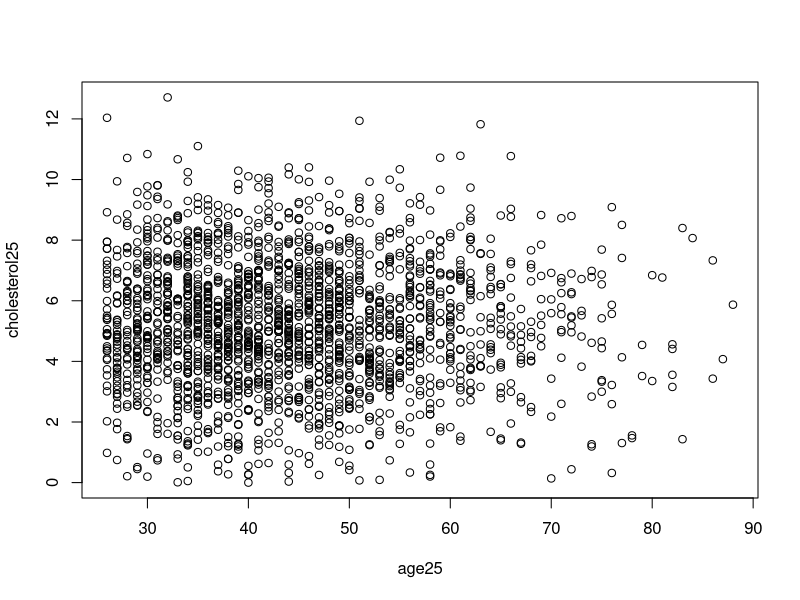
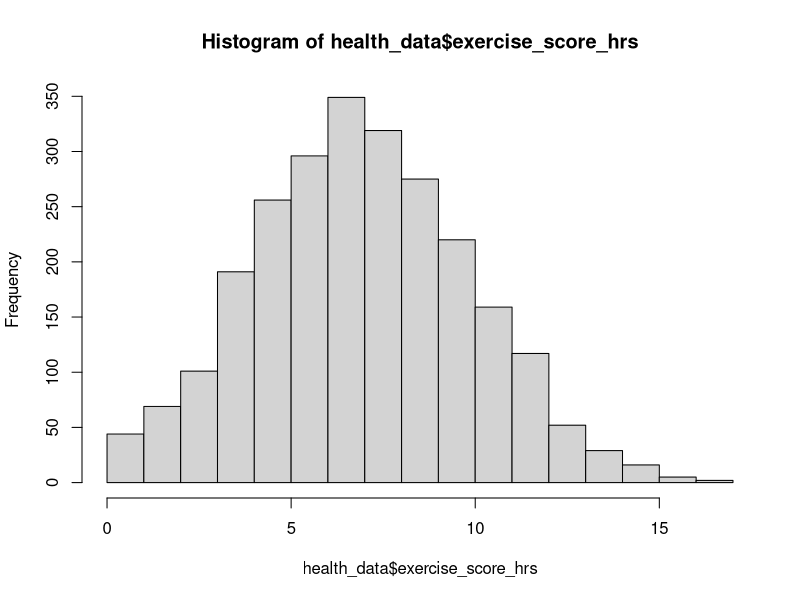
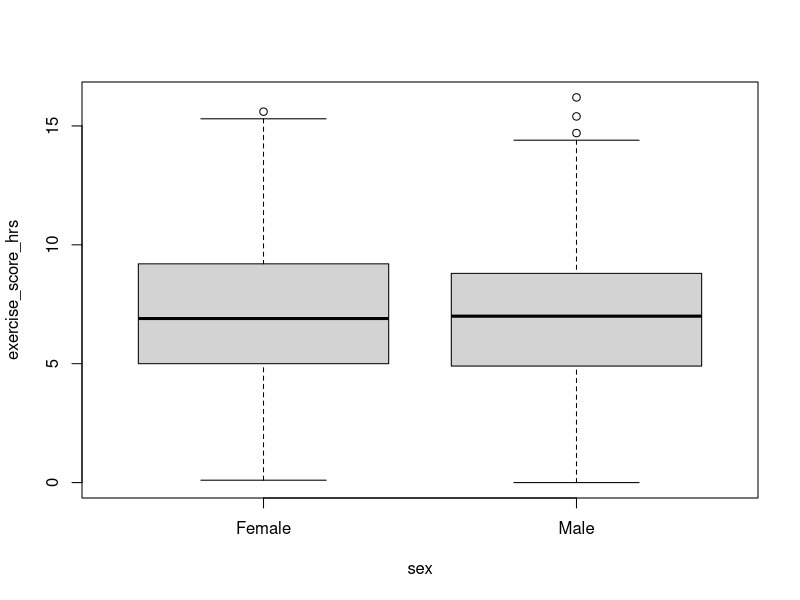

The R script that drew these images, in order:
## ---- chunk 1
knitr::opts_chunk$set(echo = TRUE)
## ---- chunk 2
children_data <- read.table(file = 'children_data.txt', header = TRUE, sep = "\t",
                        stringsAsFactors = TRUE)
## ---- chunk 3
str(children_data)
## ---- chunk 4
children_data2 <- read.table(file = 'children_data.txt', 
                      header = TRUE, sep = "\t", stringsAsFactors = TRUE)
## ---- chunk 5
str(children_data)
## ---- chunk 6
children_data3 <- read.table(file = 'children_data.txt', header = TRUE, sep = "\t", stringsAsFactors = FALSE)
## ---- chunk 7
str(children_data3)
## ---- chunk 8
names(children_data)
## ---- chunk 9
# import .csv file
child_data1 <- read.csv(file = 'children_data.csv') 

# import .csv file with dec = "," and sep = ";"
child_data2 <- read.csv2(file = 'children_data.csv')

#correct by introducing sep = ","
child_data22 <- read.csv2(file = 'children_data.csv', sep = ",")

# import tab delim file with sep = "\t"
child_data3 <- read.delim(file = 'children_data.txt') 
## ---- chunk 10
child_data1 <- read.csv("children_data.csv", stringsAsFactors = TRUE)
str(child_data1)
#child<-read.csv(file.choose())
## ---- chunk 11
library(readr)
# import white space delimited files
all_data1 <- read_table(file = 'children_data.txt', col_names = TRUE)

# import comma delimited files
all_data2 <- read_csv(file = 'children_data.csv')

# import tab delimited files
all_data3 <- read_delim(file = 'children_data.txt', delim = "\t")

# or use
all_data4 <- read_tsv(file = 'children_data.txt' )
## ---- chunk 12
health_data<-read.csv("health_data.csv")
head(health_data)
## ---- chunk 13
summary(health_data)
## ---- chunk 14
mean(health_data$age)
mean(health_data$BMI)
## ---- chunk 15
median(health_data$age)
median(health_data$BMI)
## ---- chunk 16
min(health_data$age)
max(health_data$age)
## ---- chunk 17
sd(health_data$age)
var(health_data$age)
## ---- chunk 18
quantile(health_data$age)
## ---- chunk 19
IQR(health_data$age)
## ---- chunk 20
# install.packages("tidyverse", "dplyr", "dslabs") # This line of code will allow you to install these packages
library(tidyverse)
library(dplyr)
library(dslabs)
data(murders)
## ---- chunk 21
head(murders)
## ---- chunk 22
murders <- mutate(murders, murder_rate = total / population * 100000)
## ---- chunk 23
head(murders)
## ---- chunk 24
filter(murders, murder_rate <= 0.71)
## ---- chunk 25
new_table <- select(murders, state, region, murder_rate)
filter(new_table, murder_rate <= 0.71)
## ---- chunk 26
murders %>% select(state, region, murder_rate) %>% filter(murder_rate <= 0.71)
## ---- chunk 27
murders %>% summarize(avg = mean(murder_rate))
## ---- chunk 28
us_murder_rate <- murders %>% 
  summarize(murder_rate = sum(total) / sum(population) * 100000)

us_murder_rate
## ---- chunk 29
class(us_murder_rate)
## ---- chunk 30
us_murder_rate %>% .$murder_rate
## ---- chunk 31
us_murder_rate <- murders %>% 
  summarize( murder_rate = sum(total) / sum(population) * 100000) %>%
  .$murder_rate

us_murder_rate
## ---- chunk 32
class(us_murder_rate)
## ---- chunk 33
murders %>% 
  group_by(region) %>%
  summarize(median_rate = median(murder_rate))
## ---- chunk 34
murders %>% 
  arrange(population) %>% 
  head()
## ---- chunk 35
murders %>% 
  arrange(murder_rate) %>% 
  head()
## ---- chunk 36
murders %>% 
  arrange(desc(murder_rate)) %>% 
  head()
## ---- chunk 37
murders %>% 
  arrange(region, murder_rate) %>% 
  head()
## ---- chunk 38
names(murders)
## ---- chunk 39
murders <- murders %>% rename(abbreviation = abb)
names(murders)
## ---- chunk 40
stats<-health_data%>%group_by(sex)%>%
  summarise(mean_age=mean(age), mean_bmi=mean(BMI), mean_heart.rate=mean(heart_rate),sd_age=sd(age), sd_bmi=sd(BMI), sd_heart.rate=sd(heart_rate) )
stats
## ---- chunk 41
stats<-health_data%>%group_by(sex)%>%
  summarise(mean_age=mean(age), mean_bmi=mean(BMI), mean_heart.rate=mean(heart_rate),sd_age=sd(age), sd_bmi=sd(BMI), sd_heart.rate=sd(heart_rate) )%>%.$mean_age

stats
## ---- chunk 42
health_sub<-health_data%>%filter(age>25)
age25<-health_sub$age
cholesterol25<-health_sub$cholesterol
bmi25<-health_sub$BMI
plot(age25, cholesterol25)
## ---- chunk 43

hist(health_data$exercise_score_hrs)
## ---- chunk 44
boxplot(exercise_score_hrs~ sex, data = health_sub)
